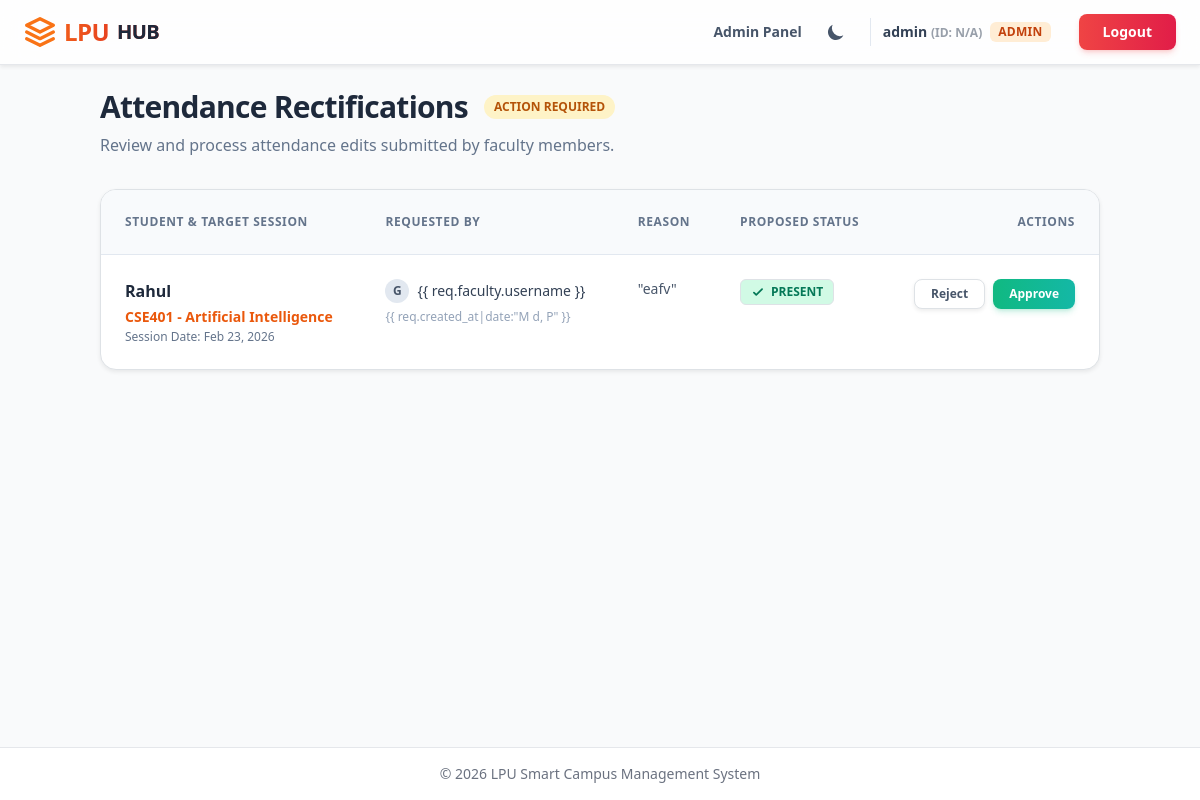
/attendance/approvals/ (signed in), run on an earlier commit of the app's database.
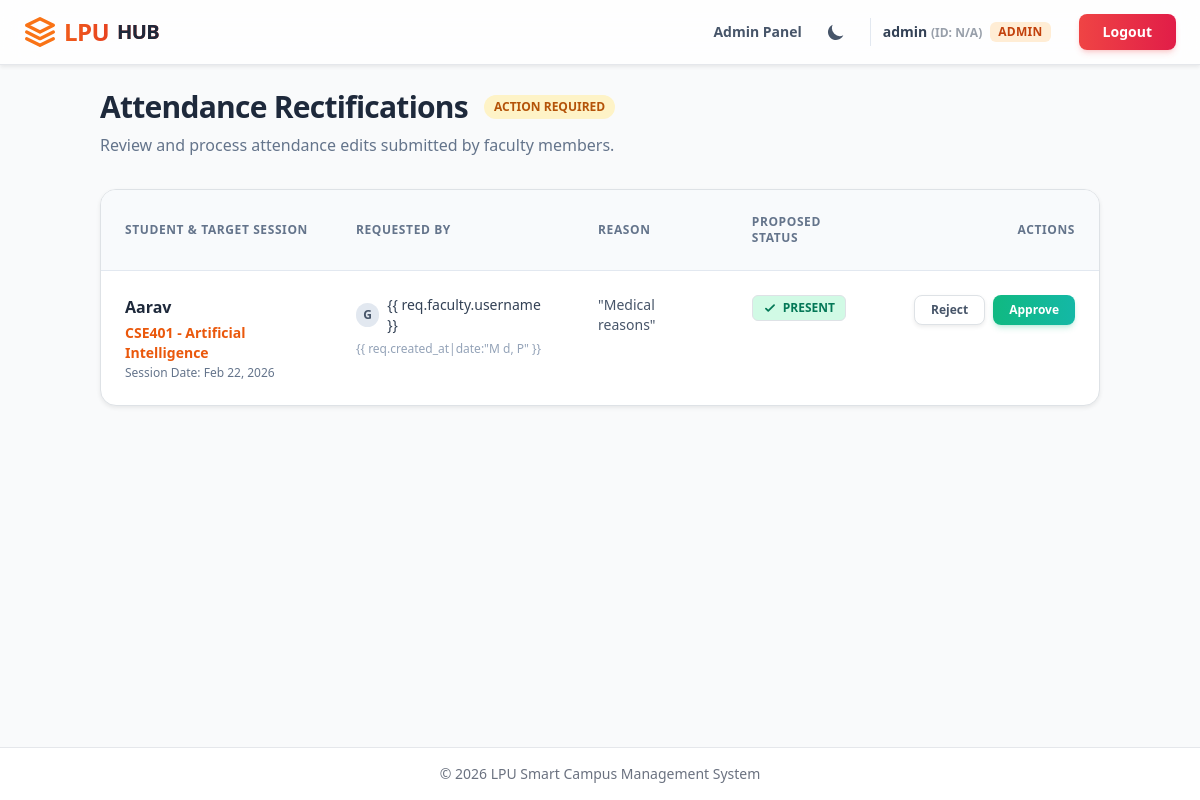
And on a later commit of the database.
### core/models.py (models this page shows, shortened)
class User(AbstractUser):
    class Role(models.TextChoices):
        STUDENT = "STUDENT", "Student"
        FACULTY = "FACULTY", "Faculty"
        ADMIN = "ADMIN", "Admin"
    role = models.CharField(max_length=50, choices=Role.choices, default=Role.STUDENT)
    uid = models.CharField(max_length=8, unique=True, null=True, blank=True)
    section = models.ForeignKey(Section, on_delete=models.SET_NULL, null=True, blank=True, related_name='members')
    is_approved = models.BooleanField(default=False)

### attendance/models.py (models this page shows, shortened)
class AttendanceEditRequest(models.Model):
    STATUS_CHOICES = [
        ('PENDING', 'Pending'),
        ('APPROVED', 'Approved'),
        ('REJECTED', 'Rejected')
    ]
    session = models.ForeignKey(AttendanceSession, on_delete=models.CASCADE, related_name='edit_requests')
    student = models.ForeignKey(settings.AUTH_USER_MODEL, on_delete=models.CASCADE, related_name='attendance_edit_requests', limit_choices_to={'role': 'STUDENT'})
    faculty = models.ForeignKey(settings.AUTH_USER_MODEL, on_delete=models.CASCADE, limit_choices_to={'role': 'FACULTY'})
    requested_is_present = models.BooleanField(help_text="The new presence status requested")
    reason = models.TextField()
    status = models.CharField(max_length=20, choices=STATUS_CHOICES, default='PENDING')
    created_at = models.DateTimeField(auto_now_add=True)

class AttendanceSession(models.Model):
    course = models.ForeignKey(Course, on_delete=models.CASCADE)
    slot = models.ForeignKey(TimetableSlot, on_delete=models.CASCADE, null=True, blank=True)
    date = models.DateField(default=timezone.now)
    created_at = models.DateTimeField(auto_now_add=True)
    class Meta:
        unique_together = ('date', 'slot')

class Course(models.Model):
    name = models.CharField(max_length=100)
    code = models.CharField(max_length=20, unique=True)
    faculty = models.ForeignKey(settings.AUTH_USER_MODEL, on_delete=models.CASCADE, limit_choices_to={'role': 'FACULTY'})
    students = models.ManyToManyField(settings.AUTH_USER_MODEL, related_name='enrolled_courses', limit_choices_to={'role': 'STUDENT'})

### attendance/views.py (the view, shortened to what this page needs)
# urls.py: path('approvals/', views.admin_attendance_approvals, name='admin_attendance_approvals'),
@login_required
def admin_attendance_approvals(request):
    if request.user.role != 'ADMIN':
        messages.error(request, "Access denied. Admins only.")
        return redirect('dashboard')
    requests = AttendanceEditRequest.objects.filter(status='PENDING').order_by('created_at')
    return render(request, 'attendance/admin_approvals.html', {'requests': requests})

### templates/attendance/admin_approvals.html (shortened to what this page needs)
{% extends "base.html" %}
{% block content %}
<div class="row mb-8">
    <div class="col-12">
        <div class="flex items-center gap-3 mb-2">
            <h2 class="text-3xl font-black tracking-tight text-slate-800 dark:text-white">Attendance Rectifications</h2>
            <span
                class="bg-amber-100 text-amber-700 dark:bg-amber-500/20 dark:text-amber-400 text-xs font-bold px-2.5 py-1 rounded-full uppercase tracking-widerborder border-amber-200 dark:border-amber-500/30">
                Action Required
            </span>
        </div>
        <p class="text-slate-500 dark:text-slate-400">Review and process attendance edits submitted by faculty members.
        </p>
    </div>
</div>
<div class="row">
    <div class="col-12">
        <div
            class="bg-white dark:bg-slate-800 rounded-2xl shadow-sm border border-slate-200 dark:border-slate-700 overflow-hidden">
            <div class="overflow-x-auto">
                <table class="w-full text-left border-collapse">
                    <thead>
                        <tr class="bg-slate-50 dark:bg-slate-900/50 border-b border-slate-200 dark:border-slate-700">
                            <th
                                class="py-4 px-6 text-xs font-bold text-slate-500 dark:text-slate-400 uppercase tracking-wider">
                                Student & Target Session</th>
                            <th
                                class="py-4 px-6 text-xs font-bold text-slate-500 dark:text-slate-400 uppercase tracking-wider">
                                Requested By</th>
                            <th
                                class="py-4 px-6 text-xs font-bold text-slate-500 dark:text-slate-400 uppercase tracking-wider">
                                Reason</th>
                            <th
                                class="py-4 px-6 text-xs font-bold text-slate-500 dark:text-slate-400 uppercase tracking-wider">
                                Proposed Status</th>
                            <th
                                class="py-4 px-6 text-xs font-bold text-slate-500 dark:text-slate-400 uppercase tracking-wider text-right">
                                Actions</th>
                        </tr>
                    </thead>
                    <tbody class="divide-y divide-slate-100 dark:divide-slate-700">
                        {% for req in requests %}
                        <tr class="hover:bg-slate-50/50 dark:hover:bg-slate-700/20 transition-colors group">
                            <td class="py-4 px-6 align-top">
                                <div class="font-bold text-slate-800 dark:text-white mb-1">{{ req.student.username }}
                                </div>
                                <div class="text-sm font-semibold text-orange-600 dark:text-orange-400 mb-0.5">
                                    {{ req.session.course.code }} - {{ req.session.course.name }}
                                </div>
                                <div class="text-xs text-slate-500 dark:text-slate-400">
                                    Session Date: {{ req.session.date|date:"M d, Y" }}
                                </div>
                            </td>
                            <td class="py-4 px-6 align-top">
                                <div class="flex items-center gap-2">
                                    <div
                                        class="w-6 h-6 rounded-full bg-slate-200 dark:bg-slate-600 flex items-center justify-center text-xs font-bold text-slate-600 dark:text-slate-200">
                                        {{ req.faculty.username|make_list|first|upper }}
                                    </div>
                                    <span class="text-sm font-medium text-slate-700 dark:text-slate-300">{{
                                        req.faculty.username }}</span>
                                </div>
                                <div class="text-xs text-slate-400 dark:text-slate-500 mt-1.5">{{ req.created_at|date:"M
                                    d, P" }}</div>
                            </td>
                            <td class="py-4 px-6 align-top">
                                <p class="text-sm text-slate-600 dark:text-slate-400 max-w-xs line-clamp-3 group-hover:line-clamp-none transition-all"
                                    title="{{ req.reason }}">
                                    "{{ req.reason }}"
                                </p>
                            </td>
                            <td class="py-4 px-6 align-top">
                                {% if req.requested_is_present %}
                                <span
                                    class="inline-flex items-center gap-1.5 px-2.5 py-1 rounded-md bg-emerald-100 text-emerald-700 dark:bg-emerald-500/10 dark:text-emerald-400 text-xs font-bold border border-emerald-200 dark:border-emerald-500/20">
                                    <svg class="w-3.5 h-3.5" fill="none" viewBox="0 0 24 24" stroke="currentColor">
                                        <path stroke-linecap="round" stroke-linejoin="round" stroke-width="3"
                                            d="M5 13l4 4L19 7" />
                                    </svg>
                                    PRESENT
                                </span>
                                {% endif %}
                            </td>
                            <td class="py-4 px-6 align-top text-right">
                                <form method="post" class="inline-flex gap-2 m-0">
                                    <button type="submit" name="action" value="reject"
                                        class="btn btn-sm px-3 py-1.5 text-xs font-bold text-slate-600 dark:text-slate-300 bg-white dark:bg-slate-800 border border-slate-300 dark:border-slate-600 hover:bg-rose-50 hover:text-rose-600 hover:border-rose-300 dark:hover:bg-rose-500/10 dark:hover:text-rose-400 dark:hover:border-rose-500/30 transition-all shadow-sm rounded-lg"
                                        title="Reject Request">
                                        Reject
                                    </button>
                                    <button type="submit" name="action" value="approve"
                                        class="btn btn-sm px-3 py-1.5 text-xs font-bold text-white bg-gradient-to-r from-emerald-500 to-teal-500 hover:from-emerald-600 hover:to-teal-600 border-none shadow-md shadow-emerald-500/20 transition-all rounded-lg"
                                        title="Approve Request">
                                        Approve
                                    </button>
                                </form>
                            </td>
                        </tr>
                        {% endfor %}
                    </tbody>
                </table>
            </div>
        </div>
    </div>
</div>
{% endblock %}

### templates/base.html (shortened to what this page needs)
<!DOCTYPE html>
<html lang="en" data-bs-theme="light" class="light">
<head>
    <link href="https://cdn.jsdelivr.net/npm/bootstrap@5.3.3/dist/css/bootstrap.min.css" rel="stylesheet">
    <script src="https://cdn.tailwindcss.com"></script>
</head>
<body class="bg-gray-50 text-gray-900 dark:bg-gray-900 dark:text-gray-100 flex flex-col min-h-screen">
    <nav
        class="sticky top-0 z-50 bg-white/80 dark:bg-slate-900/80 backdrop-blur-lg border-b border-gray-200 dark:border-slate-800 transition-all duration-300 shadow-sm">
        <div class="max-w-7xl mx-auto px-4 sm:px-6 lg:px-8">
            <div class="flex justify-between items-center h-16">
                <div class="flex-shrink-0 flex items-center">
                    <a href="{% url 'dashboard' %}"
                        class="text-2xl font-black bg-clip-text text-transparent bg-gradient-to-r from-orange-500 to-red-600 tracking-tight flex items-center gap-2 hover:opacity-80 transition-opacity">
                        <svg xmlns="http://www.w3.org/2000/svg" class="w-8 h-8 text-orange-500" viewBox="0 0 24 24"
                            fill="none" stroke="currentColor" stroke-width="2.5" stroke-linecap="round"
                            stroke-linejoin="round">
                            <path d="M12 2L2 7l10 5 10-5-10-5zM2 17l10 5 10-5M2 12l10 5 10-5" />
                        </svg>
                        LPU<span class="text-slate-800 dark:text-white font-bold text-xl">HUB</span>
                    </a>
                </div>
                <div class="flex items-center gap-3 sm:gap-5">
                    {% if user.is_authenticated and user.role == 'ADMIN' %}
                    <a href="{% url 'admin_panel' %}"
                        class="hidden sm:block text-sm font-semibold text-slate-600 dark:text-slate-300 hover:text-orange-500 dark:hover:text-orange-400 transition-colors">Admin
                        Panel</a>
                    {% endif %}
                    <button id="theme-toggle"
                        class="p-2 rounded-full hover:bg-slate-100 dark:hover:bg-slate-800 transition-colors duration-200 focus:outline-none focus:ring-2 focus:ring-orange-500 text-slate-600 dark:text-slate-300">
                        <svg id="theme-toggle-dark-icon" class="w-5 h-5 hidden" fill="currentColor" viewBox="0 0 20 20"
                            xmlns="http://www.w3.org/2000/svg">
                            <path d="M17.293 13.293A8 8 0 016.707 2.707a8.001 8.001 0 1010.586 10.586z"></path>
                        </svg>
                    </button>
                    {% if user.is_authenticated %}
                    <div
                        class="hidden md:flex items-center gap-2 pl-3 py-1 pr-1 border-l border-slate-200 dark:border-slate-700">
                        <span class="text-sm font-semibold text-slate-700 dark:text-slate-200">
                            {{ user.username }}
                            <span class="opacity-50 text-xs">
                                (ID:
                                {{ user.uid|default:"N/A" }})
                            </span>
                        </span>
                        <span
                            class="text-xs px-2 py-0.5 rounded-md bg-orange-100 dark:bg-orange-500/20 text-orange-700 dark:text-orange-300 font-bold tracking-wide">
                            {{ user.get_role_display|upper }}
                        </span>
                    </div>
                    <form method="post" action="{% url 'logout' %}" class="m-0">
                        <button type="submit"
                            class="ms-2 px-4 py-2 text-sm font-bold text-white bg-gradient-to-r from-red-500 to-rose-600 rounded-lg shadow-md shadow-red-500/20 hover:shadow-lg hover:shadow-red-500/40 transform hover:-translate-y-0.5 transition-all focus:ring-2 focus:ring-offset-2 focus:ring-red-500 dark:focus:ring-offset-slate-900 border-none">
                            Logout
                        </button>
                    </form>
                    {% endif %}
                </div>
            </div>
        </div>
    </nav>
    <main class="flex-grow container mt-4">
        {% block content %}
        {% endblock %}
    </main>
    <footer
        class="mt-auto py-3 bg-white dark:!bg-gray-800 border-t border-gray-200 dark:!border-gray-700 text-center text-sm text-gray-500 dark:text-gray-400">
        <p class="mb-0">© 2026 LPU Smart Campus Management System</p>
    </footer>
</body>
</html>

### templates/base.html (style rules this page uses)
body { transition: background-color 0.3s, color 0.3s; }

What changed in the data, as far as the page shows it:
removed AttendanceEditRequest: student.username "Rahul", session.course.code "CSE401", session.course.name "Artificial Intelligence", session "Feb 23, 2026", faculty.username|make_list "G", reason "eafv", requested_is_present True (drawn)
added AttendanceEditRequest: student.username "Aarav", session.course.code "CSE401", session.course.name "Artificial Intelligence", session "Feb 22, 2026", faculty.username|make_list "G", reason "Medical reasons", requested_is_present True (drawn)
